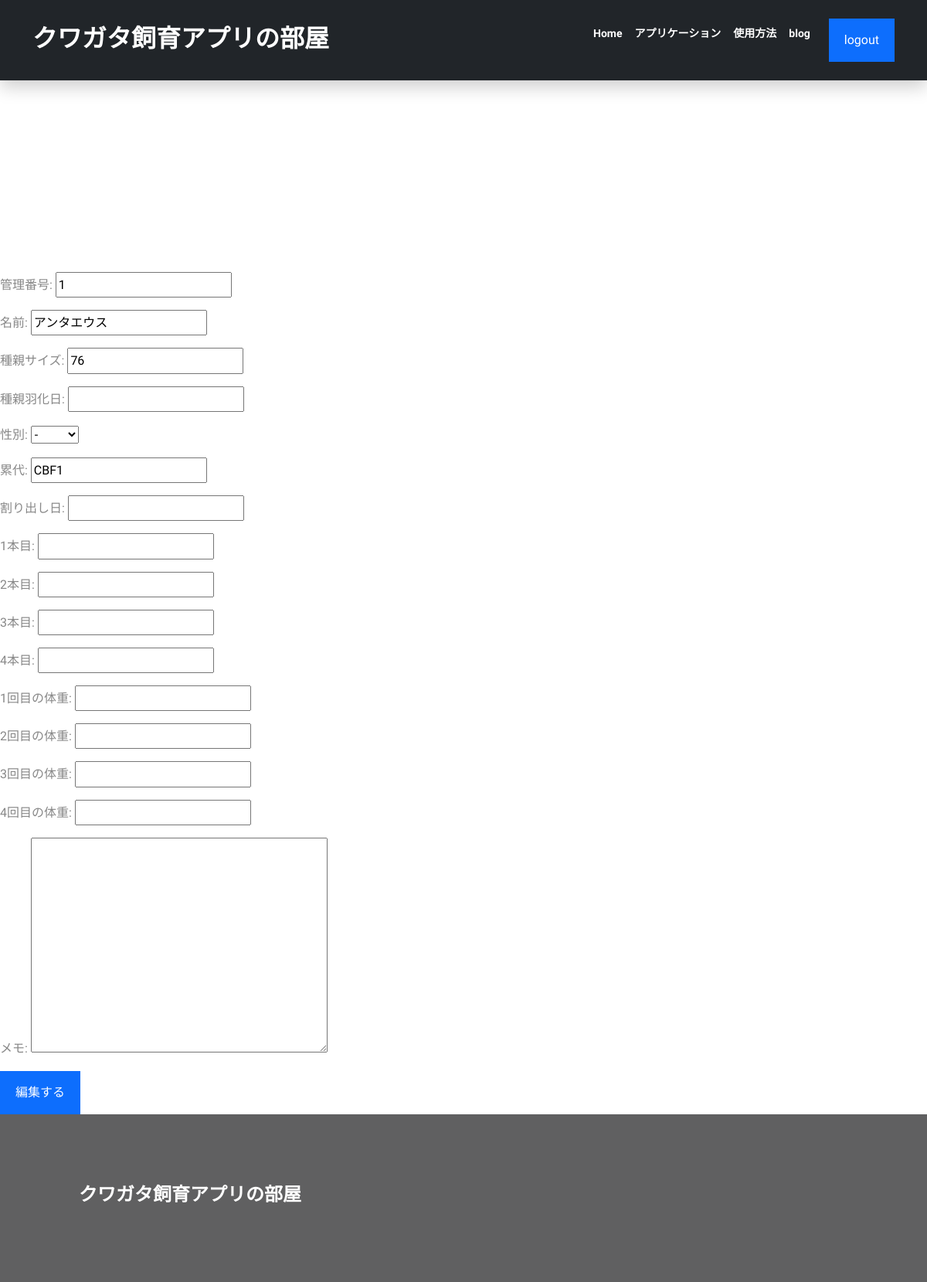
The app's page /child/update/2/ (signed in), older data.
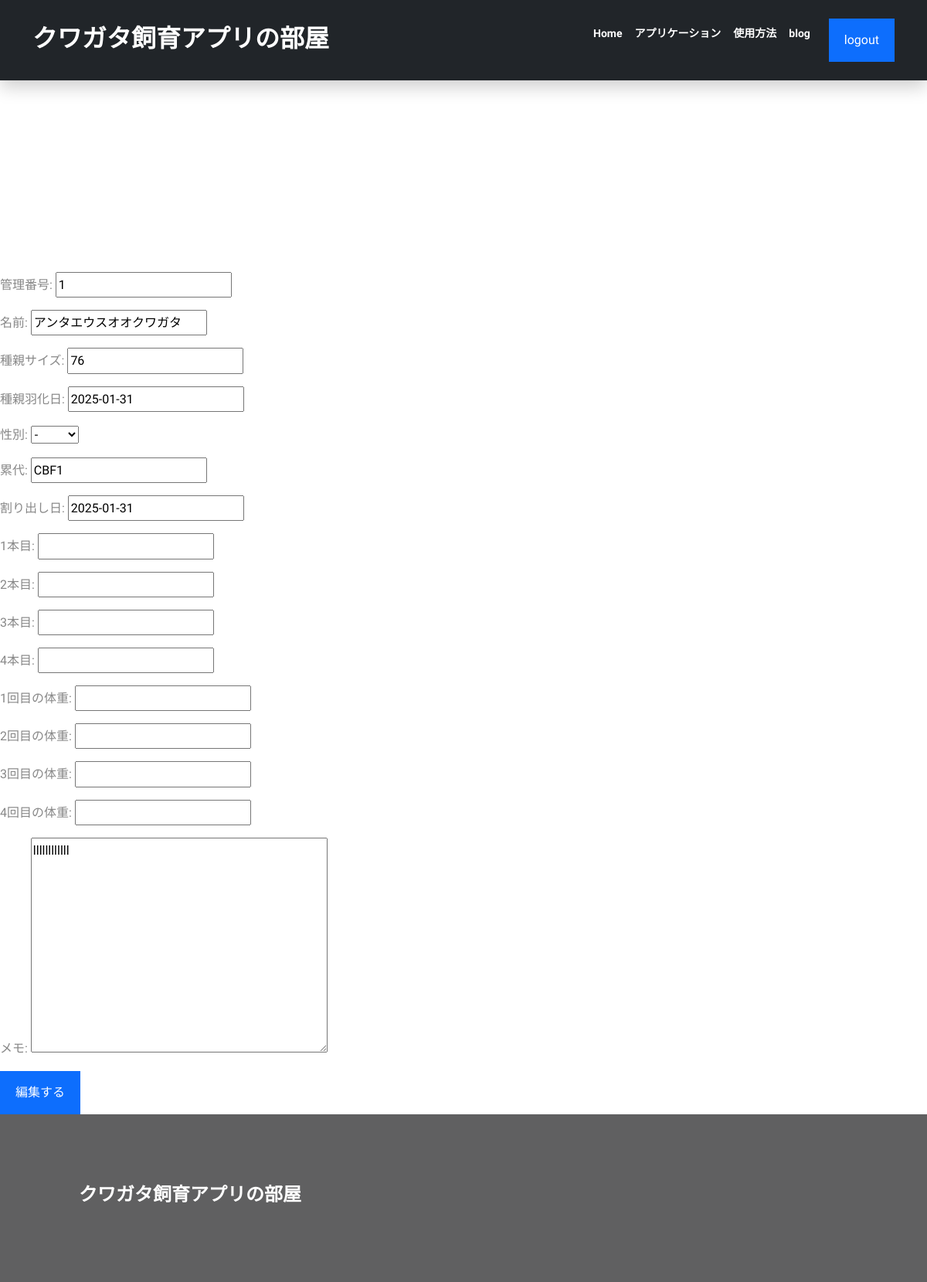
The same page, newer data.
### child/models.py (models this page shows, shortened)
class Childmodel(models.Model):
    user = models.ForeignKey(User, on_delete=models.CASCADE,related_name='child',null=True)
    number = models.IntegerField('管理番号')
    name = models.CharField('名前',max_length=100)
    gender = models.CharField(
        '性別',
        max_length=50,
        choices=GENDER,
    )
    gener=models.CharField('累代',max_length=100,null=True, blank=True)
    size_ad = models.CharField('種親サイズ',max_length=100,null=True, blank=True)
    ad_date = models.DateField('種親羽化日',null=True, blank=True)
    date = models.DateField('割り出し日',null=True, blank=True)
    date_1 = models.DateField('1本目',null=True, blank=True)
    date_2 = models.DateField('2本目',null=True, blank=True)
    date_3 = models.DateField('3本目',null=True, blank=True)
    date_4 = models.DateField('4本目',null=True, blank=True)
    date_5 = models.DateField('羽化日',null=True, blank=True)
    weight_1=models.FloatField('1回目の体重',null=True, blank=True)
    weight_2=models.FloatField('2回目の体重',null=True, blank=True)
    weight_3=models.FloatField('3回目の体重',null=True, blank=True)
    weight_4=models.FloatField('4回目の体重',null=True, blank=True)
    memo = models.TextField('メモ',null=True, blank=True)
    image = models.ImageField(upload_to='media',null=True,blank=True)

### child/views.py (the view)
# urls.py: path('update/<int:pk>/',login_required(views.Childupdate.as_view()),name='child_update'),
class Childupdate(UpdateView):
    template_name='child_update.html'
    model = Childmodel
    fields =  ('number', 'name','size_ad','ad_date', 'gender','gener','date','date_1','date_2','date_3','date_4','weight_1','weight_2','weight_3','weight_4','memo')
    success_url = reverse_lazy("child:child_list")

### kakeibo/my_context_processor.py (called while the page is built)
def common(request):
    now = datetime.now()
    return {"now_year": now.year,
            "now_month": now.month}

### templates/child_update.html (shortened to what this page needs)
{% extends 'base.html' %}
{% load static %}
{% block content %}
<form action="" method="POST" enctype="multipart/form-data">
    {{form.as_p}}
    <input type="submit" class="btn btn-primary " role="button" aria-disabled="true" value="編集する">
</form>
{% endblock %}
{% block extrajs %}
<link rel="stylesheet" type="text/css" href="https://cdnjs.cloudflare.com/ajax/libs/timedropper/1.0/timedropper.css">
    <link rel="stylesheet" href="//code.jquery.com/ui/1.13.0/themes/base/jquery-ui.css">
    {% endblock %}

Row changes from the older to the newer data that the page shows:
changed Childmodel "CBF1": name "アンタエウス" → "アンタエウスオオクワガタ"; ad_date (not shown) → "2025-01-31"; date (not shown) → "2025-01-31"; memo (not shown) → "llllllllllll"
